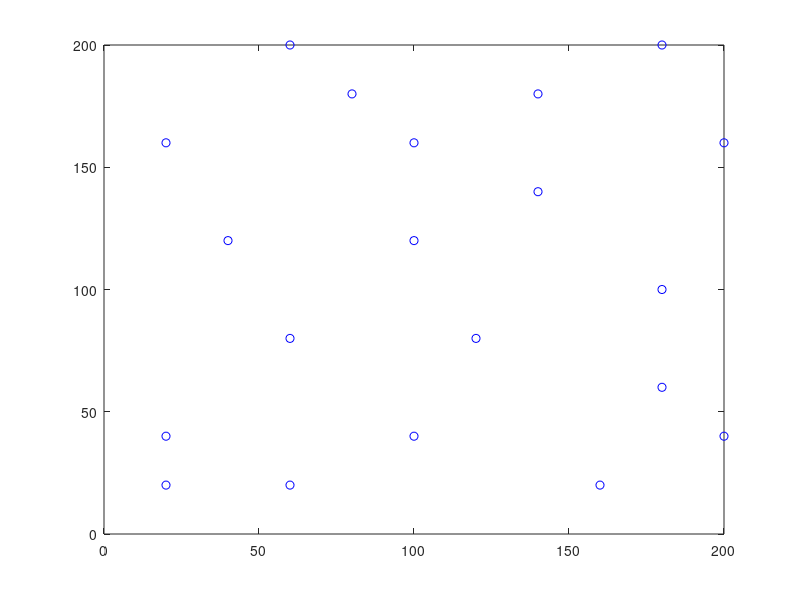

MATLAB code to generate this figure: (Note: this script raises an error after producing the figure.)
clear all; clc;
%Leer archivo
[ids, xs, ys] = textread('ciudades.txt','%d %f %f');
cities = length(ids);
locations = zeros(cities,2);
n = 1;
%Asignar puntos
while (n <= cities)
    locations(n,1) = xs(n);
    locations(n,2) = ys(n);
    n = n+1;
end
%Dibujar punos
plot(locations(:,1),locations(:,2),'bo');
%Calcular matriz distancia
distances = zeros(cities);
for count1=1:cities,
    for count2=1:count1,
        x1 = locations(count1,1);
        y1 = locations(count1,2);
        x2 = locations(count2,1);
        y2 = locations(count2,2);
        distances(count1,count2)=sqrt((x1-x2)^2+(y1-y2)^2);
        distances(count2,count1)=distances(count1,count2);
    end;
end;
%Generar matriz tiempo (RANDOM)
times = zeros(cities);
for count1=1:cities,
    for count2=1:count1,
        if count1 ~= count2
            times(count1,count2)=rand*100;
            times(count2,count1)=times(count1,count2);
        end;
    end;
end;

FitnessFunction = @(x) traveling_salesman_fitness(x,distances,times);
options = gaoptimset('Vectorized','on');
numberOfVariables = cities;
lb = -1.5;
ub = 0;
gamultiobj(FitnessFunction,numberOfVariables,[],[],[],[],lb,ub,options);





